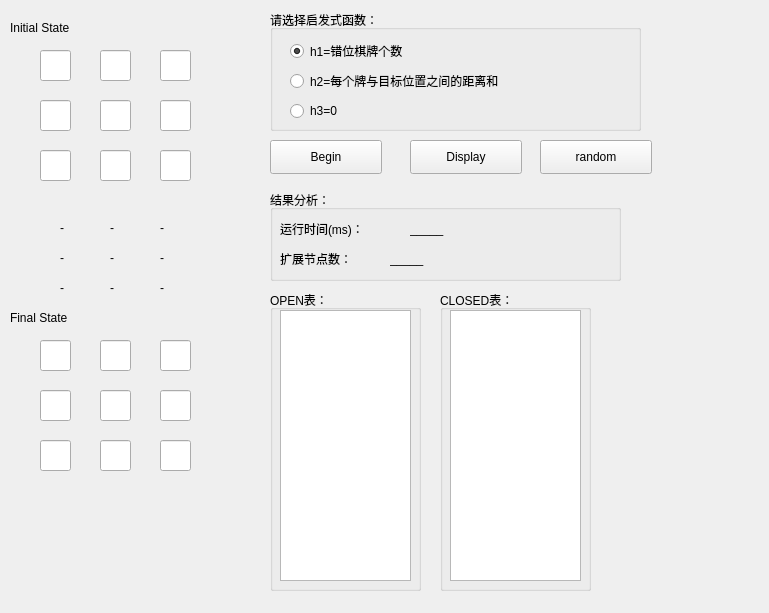
<?xml version="1.0" encoding="UTF-8"?>
<ui version="4.0">
 <class>eightNumber</class>
 <widget class="QWidget" name="eightNumber">
  <property name="geometry">
   <rect>
    <x>0</x>
    <y>0</y>
    <width>769</width>
    <height>613</height>
   </rect>
  </property>
  <property name="windowTitle">
   <string>Form</string>
  </property>
  <widget class="QPushButton" name="Begin">
   <property name="geometry">
    <rect>
     <x>270</x>
     <y>140</y>
     <width>112</width>
     <height>34</height>
    </rect>
   </property>
   <property name="text">
    <string>Begin</string>
   </property>
  </widget>
  <widget class="QPushButton" name="Display">
   <property name="geometry">
    <rect>
     <x>410</x>
     <y>140</y>
     <width>112</width>
     <height>34</height>
    </rect>
   </property>
   <property name="text">
    <string>Display</string>
   </property>
  </widget>
  <widget class="QLineEdit" name="init_1">
   <property name="geometry">
    <rect>
     <x>40</x>
     <y>50</y>
     <width>31</width>
     <height>31</height>
    </rect>
   </property>
  </widget>
  <widget class="QLineEdit" name="init_2">
   <property name="geometry">
    <rect>
     <x>100</x>
     <y>50</y>
     <width>31</width>
     <height>31</height>
    </rect>
   </property>
  </widget>
  <widget class="QLineEdit" name="init_3">
   <property name="geometry">
    <rect>
     <x>160</x>
     <y>50</y>
     <width>31</width>
     <height>31</height>
    </rect>
   </property>
  </widget>
  <widget class="QLineEdit" name="init_4">
   <property name="geometry">
    <rect>
     <x>40</x>
     <y>100</y>
     <width>31</width>
     <height>31</height>
    </rect>
   </property>
  </widget>
  <widget class="QLineEdit" name="init_5">
   <property name="geometry">
    <rect>
     <x>100</x>
     <y>100</y>
     <width>31</width>
     <height>31</height>
    </rect>
   </property>
  </widget>
  <widget class="QLineEdit" name="init_6">
   <property name="geometry">
    <rect>
     <x>160</x>
     <y>100</y>
     <width>31</width>
     <height>31</height>
    </rect>
   </property>
  </widget>
  <widget class="QLineEdit" name="init_7">
   <property name="geometry">
    <rect>
     <x>40</x>
     <y>150</y>
     <width>31</width>
     <height>31</height>
    </rect>
   </property>
  </widget>
  <widget class="QLineEdit" name="init_8">
   <property name="geometry">
    <rect>
     <x>100</x>
     <y>150</y>
     <width>31</width>
     <height>31</height>
    </rect>
   </property>
  </widget>
  <widget class="QLineEdit" name="init_9">
   <property name="geometry">
    <rect>
     <x>160</x>
     <y>150</y>
     <width>31</width>
     <height>31</height>
    </rect>
   </property>
  </widget>
  <widget class="QLineEdit" name="final_2">
   <property name="geometry">
    <rect>
     <x>100</x>
     <y>340</y>
     <width>31</width>
     <height>31</height>
    </rect>
   </property>
  </widget>
  <widget class="QLineEdit" name="final_7">
   <property name="geometry">
    <rect>
     <x>40</x>
     <y>440</y>
     <width>31</width>
     <height>31</height>
    </rect>
   </property>
  </widget>
  <widget class="QLineEdit" name="final_9">
   <property name="geometry">
    <rect>
     <x>160</x>
     <y>440</y>
     <width>31</width>
     <height>31</height>
    </rect>
   </property>
  </widget>
  <widget class="QLineEdit" name="final_1">
   <property name="geometry">
    <rect>
     <x>40</x>
     <y>340</y>
     <width>31</width>
     <height>31</height>
    </rect>
   </property>
  </widget>
  <widget class="QLineEdit" name="final_4">
   <property name="geometry">
    <rect>
     <x>40</x>
     <y>390</y>
     <width>31</width>
     <height>31</height>
    </rect>
   </property>
  </widget>
  <widget class="QLineEdit" name="final_8">
   <property name="geometry">
    <rect>
     <x>100</x>
     <y>440</y>
     <width>31</width>
     <height>31</height>
    </rect>
   </property>
  </widget>
  <widget class="QLineEdit" name="final_5">
   <property name="geometry">
    <rect>
     <x>100</x>
     <y>390</y>
     <width>31</width>
     <height>31</height>
    </rect>
   </property>
  </widget>
  <widget class="QLineEdit" name="final_6">
   <property name="geometry">
    <rect>
     <x>160</x>
     <y>390</y>
     <width>31</width>
     <height>31</height>
    </rect>
   </property>
  </widget>
  <widget class="QLineEdit" name="final_3">
   <property name="geometry">
    <rect>
     <x>160</x>
     <y>340</y>
     <width>31</width>
     <height>31</height>
    </rect>
   </property>
  </widget>
  <widget class="QLabel" name="show3">
   <property name="geometry">
    <rect>
     <x>160</x>
     <y>220</y>
     <width>16</width>
     <height>16</height>
    </rect>
   </property>
   <property name="text">
    <string>-</string>
   </property>
  </widget>
  <widget class="QLabel" name="show4">
   <property name="geometry">
    <rect>
     <x>60</x>
     <y>250</y>
     <width>16</width>
     <height>16</height>
    </rect>
   </property>
   <property name="text">
    <string>-</string>
   </property>
  </widget>
  <widget class="QLabel" name="show2">
   <property name="geometry">
    <rect>
     <x>110</x>
     <y>220</y>
     <width>16</width>
     <height>16</height>
    </rect>
   </property>
   <property name="text">
    <string>-</string>
   </property>
  </widget>
  <widget class="QLabel" name="show8">
   <property name="geometry">
    <rect>
     <x>110</x>
     <y>280</y>
     <width>16</width>
     <height>16</height>
    </rect>
   </property>
   <property name="text">
    <string>-</string>
   </property>
  </widget>
  <widget class="QLabel" name="show1">
   <property name="geometry">
    <rect>
     <x>60</x>
     <y>220</y>
     <width>16</width>
     <height>16</height>
    </rect>
   </property>
   <property name="text">
    <string>-</string>
   </property>
  </widget>
  <widget class="QLabel" name="show9">
   <property name="geometry">
    <rect>
     <x>160</x>
     <y>280</y>
     <width>16</width>
     <height>16</height>
    </rect>
   </property>
   <property name="text">
    <string>-</string>
   </property>
  </widget>
  <widget class="QLabel" name="show7">
   <property name="geometry">
    <rect>
     <x>60</x>
     <y>280</y>
     <width>16</width>
     <height>16</height>
    </rect>
   </property>
   <property name="text">
    <string>-</string>
   </property>
  </widget>
  <widget class="QLabel" name="show6">
   <property name="geometry">
    <rect>
     <x>160</x>
     <y>250</y>
     <width>16</width>
     <height>16</height>
    </rect>
   </property>
   <property name="text">
    <string>-</string>
   </property>
  </widget>
  <widget class="QLabel" name="show5">
   <property name="geometry">
    <rect>
     <x>110</x>
     <y>250</y>
     <width>16</width>
     <height>16</height>
    </rect>
   </property>
   <property name="text">
    <string>-</string>
   </property>
  </widget>
  <widget class="QLabel" name="title_1">
   <property name="geometry">
    <rect>
     <x>10</x>
     <y>20</y>
     <width>131</width>
     <height>16</height>
    </rect>
   </property>
   <property name="text">
    <string>Initial State</string>
   </property>
  </widget>
  <widget class="QLabel" name="title_2">
   <property name="geometry">
    <rect>
     <x>10</x>
     <y>310</y>
     <width>101</width>
     <height>16</height>
    </rect>
   </property>
   <property name="text">
    <string>Final State</string>
   </property>
  </widget>
  <widget class="QGroupBox" name="groupBox_1">
   <property name="geometry">
    <rect>
     <x>270</x>
     <y>10</y>
     <width>371</width>
     <height>121</height>
    </rect>
   </property>
   <property name="title">
    <string>请选择启发式函数：</string>
   </property>
   <widget class="QRadioButton" name="radioButton_1">
    <property name="geometry">
     <rect>
      <x>20</x>
      <y>30</y>
      <width>321</width>
      <height>22</height>
     </rect>
    </property>
    <property name="text">
     <string>h1=错位棋牌个数</string>
    </property>
    <property name="checked">
     <bool>true</bool>
    </property>
   </widget>
   <widget class="QRadioButton" name="radioButton_2">
    <property name="geometry">
     <rect>
      <x>20</x>
      <y>60</y>
      <width>321</width>
      <height>22</height>
     </rect>
    </property>
    <property name="text">
     <string>h2=每个牌与目标位置之间的距离和</string>
    </property>
   </widget>
   <widget class="QRadioButton" name="radioButton_3">
    <property name="geometry">
     <rect>
      <x>20</x>
      <y>90</y>
      <width>321</width>
      <height>22</height>
     </rect>
    </property>
    <property name="text">
     <string>h3=0</string>
    </property>
   </widget>
  </widget>
  <widget class="QGroupBox" name="groupBox_2">
   <property name="geometry">
    <rect>
     <x>270</x>
     <y>190</y>
     <width>351</width>
     <height>91</height>
    </rect>
   </property>
   <property name="title">
    <string>结果分析：</string>
   </property>
   <widget class="QLabel" name="label">
    <property name="geometry">
     <rect>
      <x>10</x>
      <y>30</y>
      <width>121</width>
      <height>18</height>
     </rect>
    </property>
    <property name="text">
     <string>运行时间(ms)：</string>
    </property>
   </widget>
   <widget class="QLabel" name="label_2">
    <property name="geometry">
     <rect>
      <x>10</x>
      <y>60</y>
      <width>131</width>
      <height>18</height>
     </rect>
    </property>
    <property name="text">
     <string>扩展节点数：</string>
    </property>
   </widget>
   <widget class="QLabel" name="label_3">
    <property name="geometry">
     <rect>
      <x>140</x>
      <y>30</y>
      <width>81</width>
      <height>18</height>
     </rect>
    </property>
    <property name="text">
     <string>_____</string>
    </property>
   </widget>
   <widget class="QLabel" name="label_4">
    <property name="geometry">
     <rect>
      <x>120</x>
      <y>60</y>
      <width>81</width>
      <height>18</height>
     </rect>
    </property>
    <property name="text">
     <string>_____</string>
    </property>
   </widget>
  </widget>
  <widget class="QGroupBox" name="groupBox">
   <property name="geometry">
    <rect>
     <x>270</x>
     <y>290</y>
     <width>151</width>
     <height>301</height>
    </rect>
   </property>
   <property name="title">
    <string>OPEN表：</string>
   </property>
   <widget class="QTextBrowser" name="open">
    <property name="geometry">
     <rect>
      <x>10</x>
      <y>20</y>
      <width>131</width>
      <height>271</height>
     </rect>
    </property>
   </widget>
  </widget>
  <widget class="QGroupBox" name="groupBox_3">
   <property name="geometry">
    <rect>
     <x>440</x>
     <y>290</y>
     <width>151</width>
     <height>301</height>
    </rect>
   </property>
   <property name="title">
    <string>CLOSED表：</string>
   </property>
   <widget class="QTextBrowser" name="closed">
    <property name="geometry">
     <rect>
      <x>10</x>
      <y>20</y>
      <width>131</width>
      <height>271</height>
     </rect>
    </property>
   </widget>
  </widget>
  <widget class="QPushButton" name="random">
   <property name="geometry">
    <rect>
     <x>540</x>
     <y>140</y>
     <width>112</width>
     <height>34</height>
    </rect>
   </property>
   <property name="text">
    <string>random</string>
   </property>
  </widget>
 </widget>
 <resources/>
 <connections/>
</ui>
